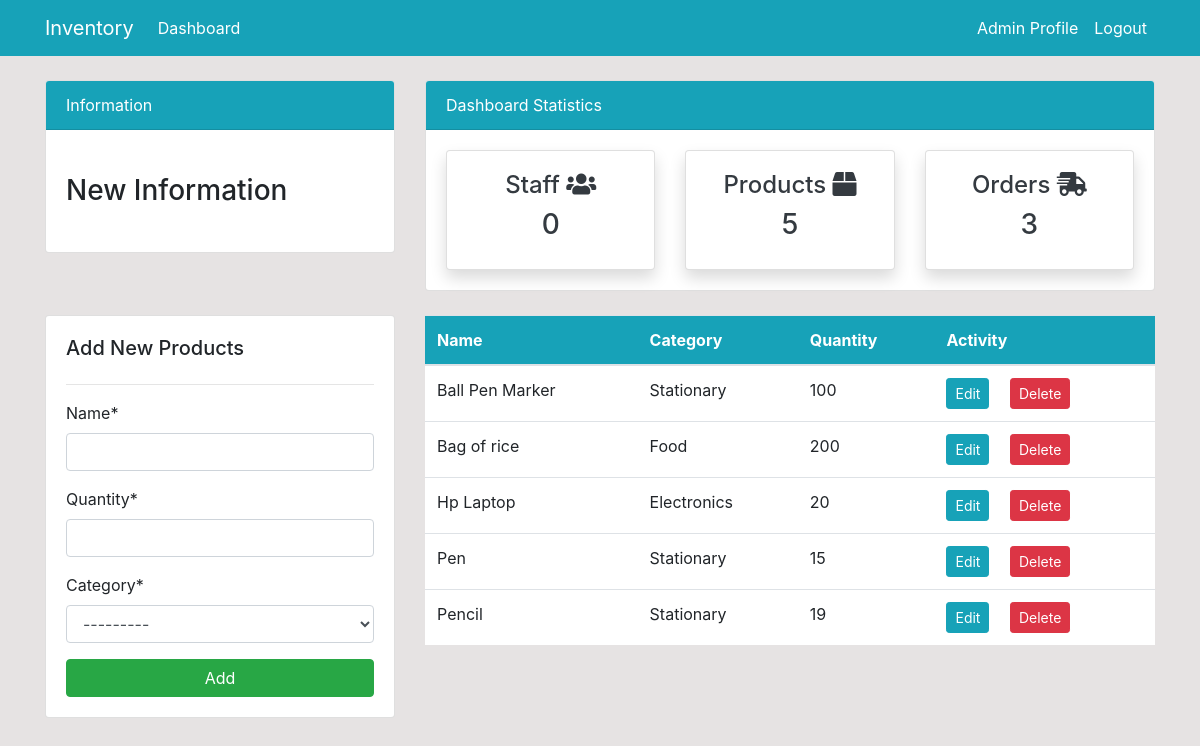
Screenshot of /products/ (signed in) with the database file from the repository.
### dashboard/models.py (models this page shows, shortened)
class Product(models.Model):
    name = models.CharField(max_length=100, null=True)
    quantity = models.PositiveIntegerField(null=True)
    category = models.CharField(max_length=50, choices=CATEGORY, null=True)

### dashboard/views.py (the view)
# urls.py: path('products/', views.products, name='dashboard-products'),
@login_required(login_url='user-login')
def products(request):
    product = Product.objects.all()
    product_count = product.count()
    customer = User.objects.filter(groups=2)
    customer_count = customer.count()
    order = Order.objects.all()
    order_count = order.count()
    product_quantity = Product.objects.filter(name='')
    if request.method == 'POST':
        form = ProductForm(request.POST)
        if form.is_valid():
            form.save()
            product_name = form.cleaned_data.get('name')
            messages.success(request, f'{product_name} has been added')
            return redirect('dashboard-products')
    else:
        form = ProductForm()
    context = {
        'product': product,
        'form': form,
        'customer_count': customer_count,
        'product_count': product_count,
        'order_count': order_count,
    }
    return render(request, 'dashboard/products.html', context)

### dashboard/forms.py
class ProductForm(forms.ModelForm):
    class Meta:
        model = Product
        fields = '__all__'

### templates/dashboard/products.html (shortened to what this page needs)
{% extends 'partials/base.html' %}
{% load crispy_forms_tags %}
{% block content %}
{% include 'partials/topside.html' %}
<div class="row my-4">
    <div class="col-md-4">
        <div class="card card-body">
            <h5>Add New Products</h5>
            <hr>
            <form method="POST">
                {{ form|crispy }}
                <input class="btn btn-success btn-block" type="submit" value="Add">
            </form>
        </div>
    </div>
    <div class="col-md-8">
        <table class="table bg-white">
            <thead class="bg-info text-white">
                <tr>
                    <th scope="col">Name</th>
                    <th scope="col">Category</th>
                    <th scope="col">Quantity</th>
                    <th scope="col">Activity</th>
                </tr>
            </thead>
            <tbody>
                {% for product in product %}
                <tr>
                    <td>{{ product.name }}</td>
                    <td>{{ product.category }}</td>
                    <td>{{ product.quantity }}</td>
                    <td>
                        <a class="btn btn-info btn-sm mr-2"
                            href="{% url 'dashboard-products-edit' product.id %}">Edit</a>
                        <a class="btn btn-danger btn-sm ml-2"
                            href="{% url 'dashboard-products-delete' product.id %}">Delete</a>
                    </td>
                </tr>
                {% endfor %}
            </tbody>
        </table>
    </div>
</div>
{% endblock %}

### templates/partials/nav.html (shortened to what this page needs)
<nav class="navbar navbar-expand-lg navbar-info bg-info">
    <div class="container">
        {% if user.is_authenticated %}
        <a class="navbar-brand text-white" href="{% url 'dashboard-index' %}">Inventory</a>
        <div class="collapse navbar-collapse" id="navbarSupportedContent">
            <ul class="navbar-nav mr-auto">
                <li class="nav-item active">
                    <a class="nav-link text-white" href="{% url 'dashboard-index' %}">Dashboard </a>
                </li>
            </ul>
            <ul class="navbar-nav ml-auto">
                <li class="nav-item active">
                    <a class="nav-link text-white" href="{% url 'user-profile' %}">{{ user.username }} Profile
                        <span class="sr-only">(current)</span></a>
                </li>
                <li class="nav-item">
                    <a class="nav-link text-white" href="{% url 'user-logout' %}">Logout</a>
                </li>
            </ul>
            {% endif %}
        </div>
    </div>
</nav>

### static/style.css (style rules this page uses)
body { background: rgb(230, 227, 227); }

### rows the page displays
Product: name "Ball Pen Marker", category "Stationary", quantity "100"
Product: name "Bag of rice", category "Food", quantity "200"
Product: name "Hp Laptop", category "Electronics", quantity "20"
Product: name "Pen", category "Stationary", quantity "15"
Product: name "Pencil", category "Stationary", quantity "19"

### other values shown
{{ user.username }} "Admin"
{{ customer_count }} "0"
{{ product_count }} "5"
{{ order_count }} "3"
